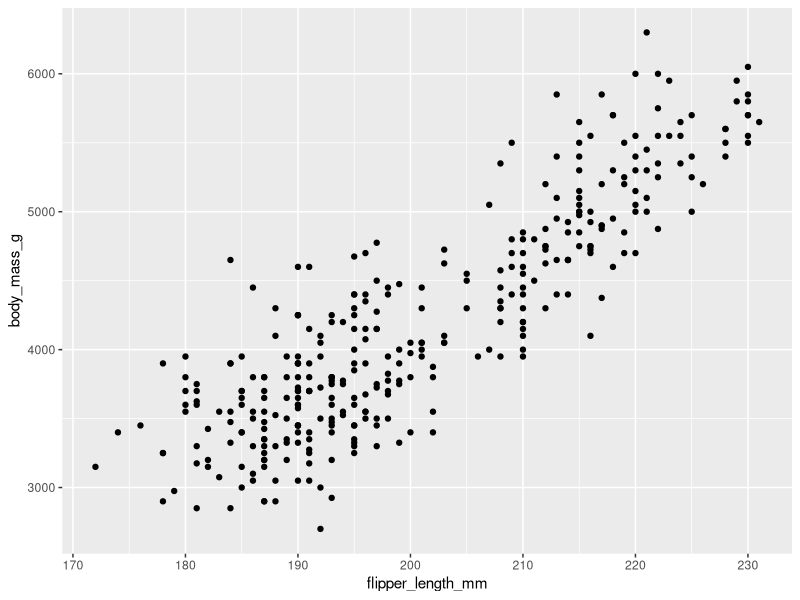
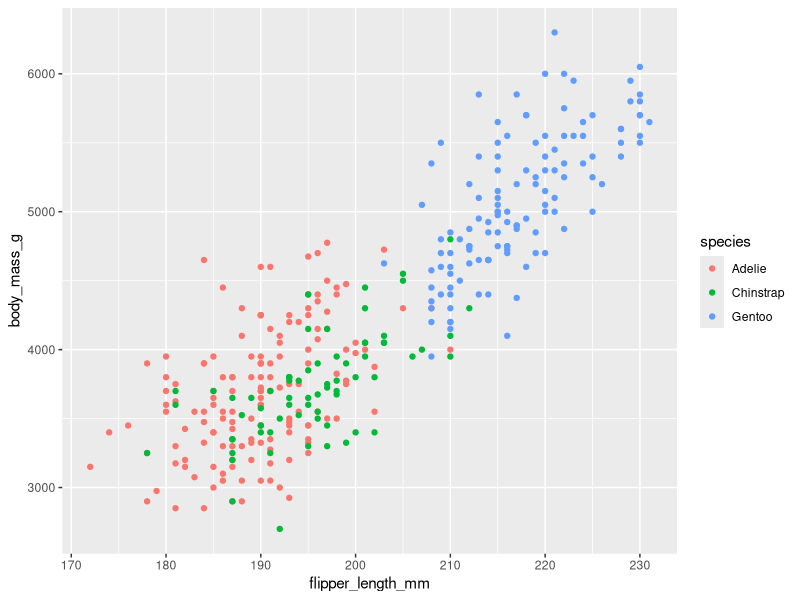
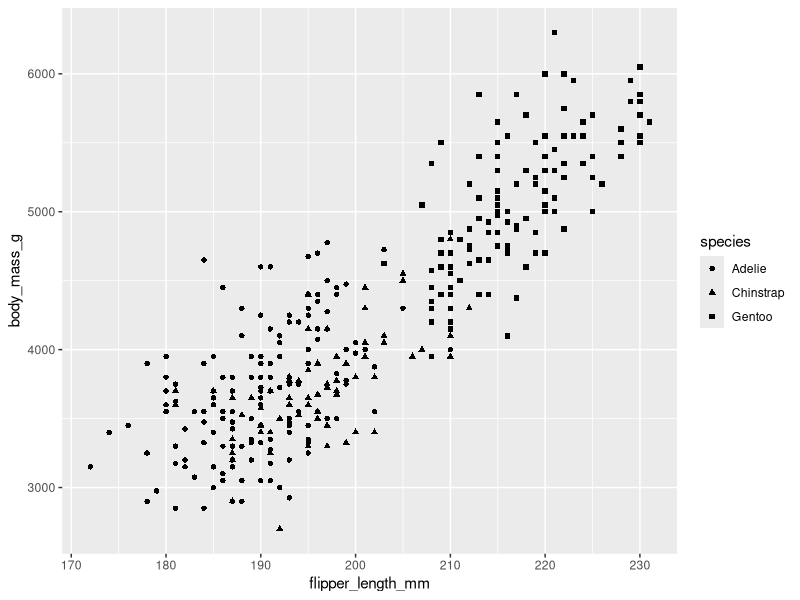
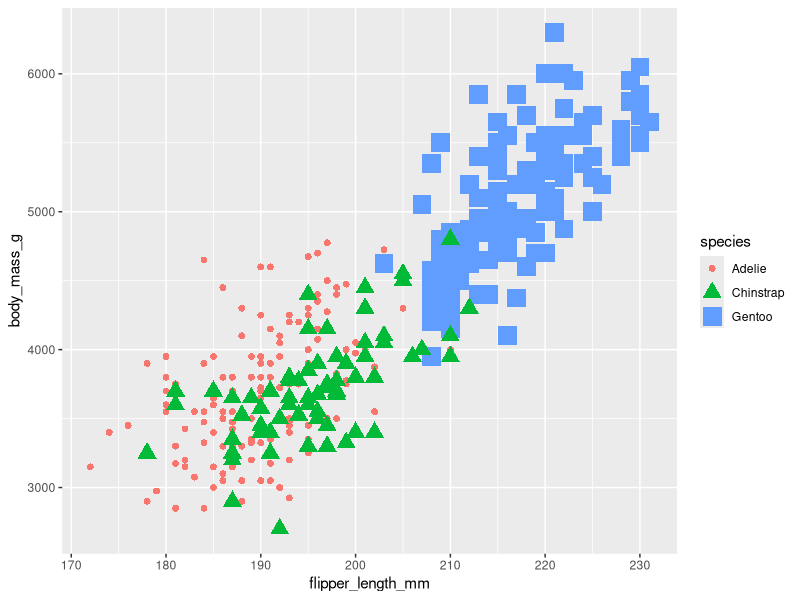
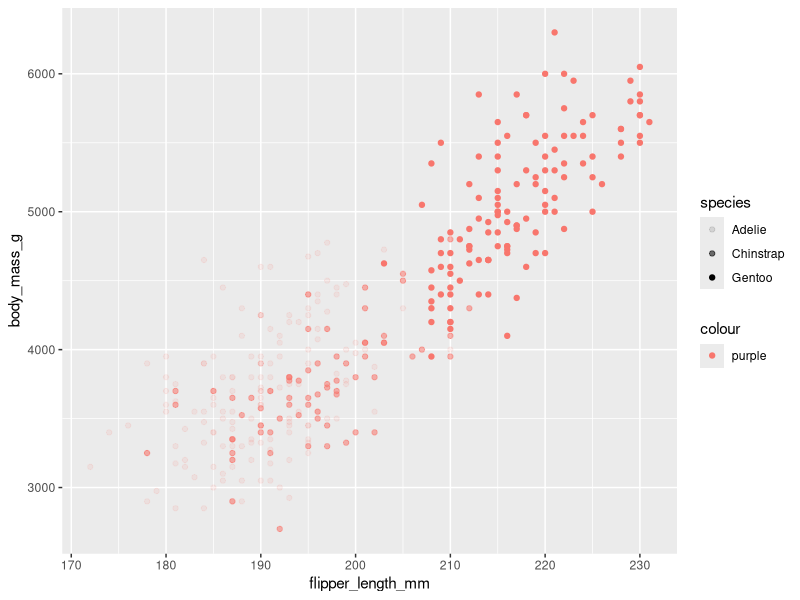
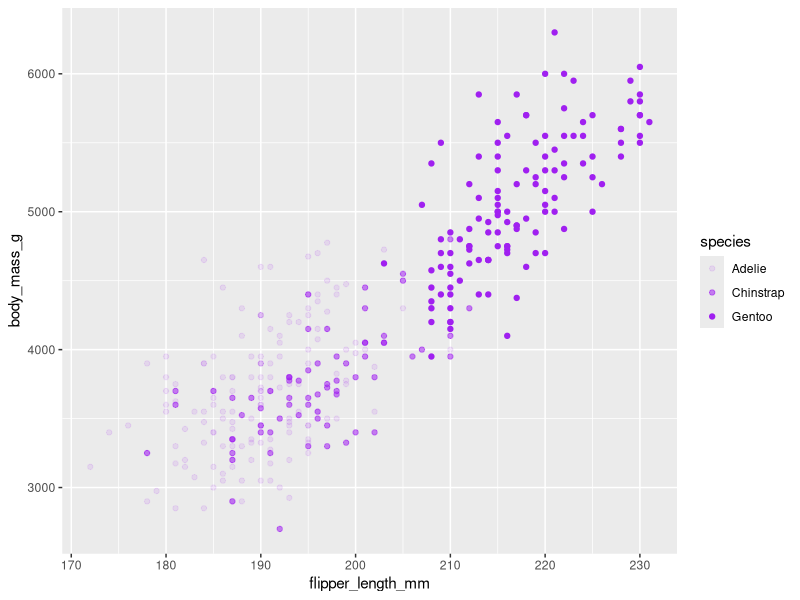

Write the R code that produced these figures, in order.
install.packages("ggplot2")
install.packages("palmerpenguins")

library(ggplot2)
library(palmerpenguins)

data("penguins")
View(penguins)

ggplot(data=penguins)+geom_point(mapping = aes(x=flipper_length_mm, y= body_mass_g))

# mapeando variavel "species" com estetica de cor
ggplot(data=penguins)+geom_point(mapping = aes(x=flipper_length_mm, y= body_mass_g, color =species))

# mapeando variavel "species" com estetica de forma
ggplot(data=penguins)+geom_point(mapping = aes(x=flipper_length_mm, y= body_mass_g, shape =species))

# combinando mapeamento
ggplot(data=penguins)+
  geom_point(mapping = aes(x=flipper_length_mm, y= body_mass_g, color=species, shape=species, size=species))

# utilizando "alpha" para densidade dos pontos do gráfico
ggplot(data=penguins)+geom_point(mapping = aes(x=flipper_length_mm, y= body_mass_g, alpha = species, color = "purple"))

# mudando aparencia com variaveis especificas, utilizar fora da função "aes"
ggplot(data=penguins)+geom_point(mapping = aes(x=flipper_length_mm, y= body_mass_g, alpha = species),color = "purple")
